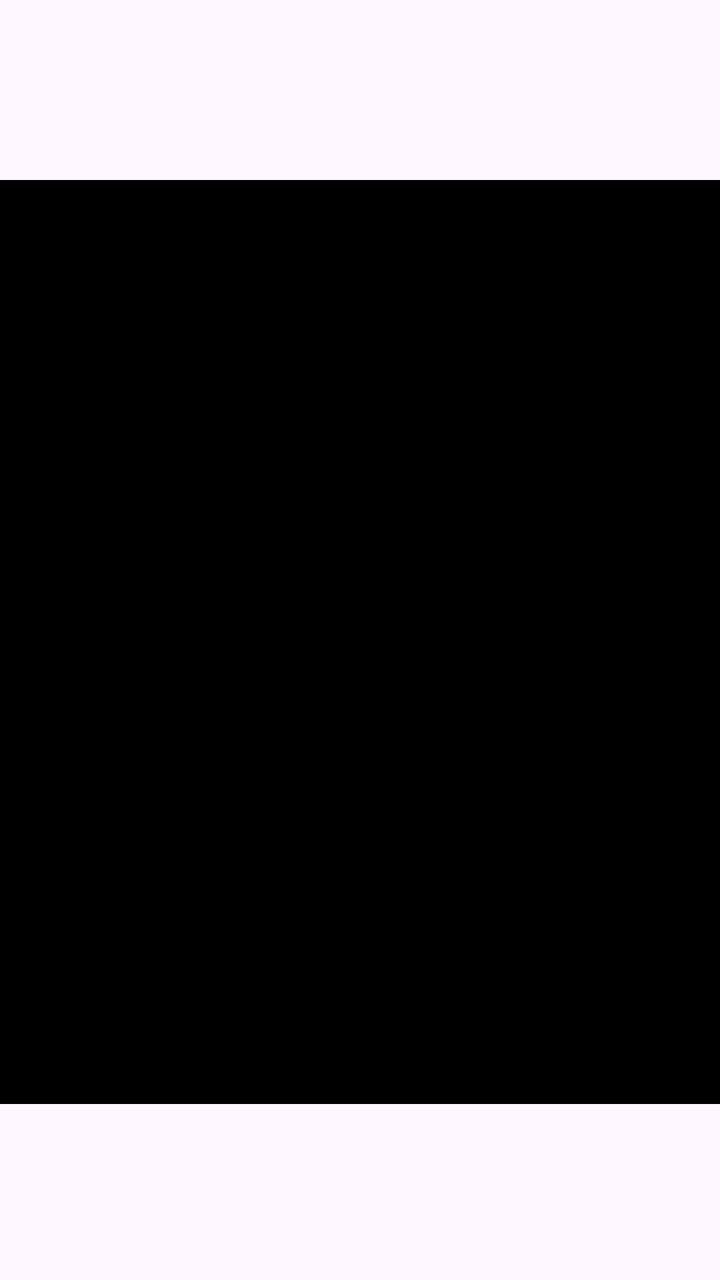
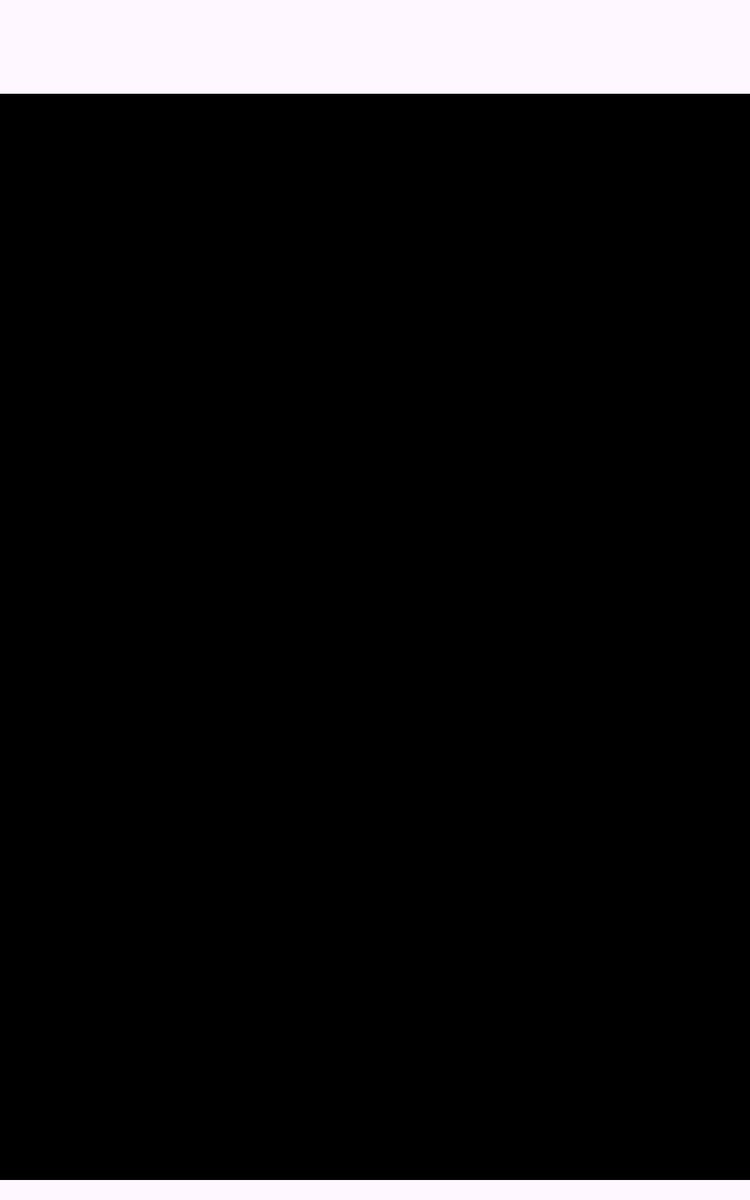

Two renders of one Android screen. The first uses the default layout on a phone; the second uses the alternative layout the repository ships for a different screen configuration, on a matching device. The two XML files are below.
<!-- AndroidManifest.xml: application theme Theme.xTMSAgent -->
<!-- res/layout/activity_main.xml -->
<?xml version="1.0" encoding="utf-8"?>
<androidx.constraintlayout.widget.ConstraintLayout
    xmlns:android="http://schemas.android.com/apk/res/android"
    xmlns:app="http://schemas.android.com/apk/res-auto"
    xmlns:tools="http://schemas.android.com/tools"
    android:layout_width="match_parent"
    android:layout_height="match_parent"
    tools:context=".MainActivity">

    
    <androidx.constraintlayout.widget.ConstraintLayout
        android:id="@+id/recyclerView_logo"
        android:layout_width="0dp"
        android:layout_height="0dp"
        app:layout_constraintDimensionRatio="@string/banner_top_ratio"
        app:layout_constraintTop_toTopOf="parent"
        app:layout_constraintLeft_toLeftOf="parent"
        app:layout_constraintRight_toRightOf="parent">

        <ImageView
            android:id="@+id/imgBrandLogo"
            android:layout_width="0dp"
            android:layout_height="0dp"
            android:paddingTop="@dimen/banner_img_padding_v"
            android:paddingBottom="@dimen/banner_img_padding_v"
            android:paddingLeft="@dimen/banner_img_padding_h"
            android:paddingRight="@dimen/banner_img_padding_h"
            android:scaleType="fitCenter"
            app:layout_constraintTop_toTopOf="parent"
            app:layout_constraintBottom_toBottomOf="parent"
            app:layout_constraintLeft_toLeftOf="parent"
            app:layout_constraintRight_toRightOf="parent" />

        <TextView
            android:id="@+id/txtBrandName"
            android:layout_width="wrap_content"
            android:layout_height="wrap_content"
            android:text=""
            android:textSize="@dimen/brand_name_text_size"
            android:textColor="@color/white"
            android:layout_marginTop="25dp"
            app:layout_constraintTop_toTopOf="parent"
            app:layout_constraintLeft_toLeftOf="parent"
            app:layout_constraintRight_toRightOf="parent"
            tools:textColor="@color/black"/>

    </androidx.constraintlayout.widget.ConstraintLayout>

    
    <androidx.constraintlayout.widget.ConstraintLayout
        android:id="@+id/recyclerView_logo_t"
        android:layout_width="0dp"
        android:layout_height="0dp"
        app:layout_constraintDimensionRatio="@string/banner_bottom_ratio"
        app:layout_constraintBottom_toBottomOf="parent"
        app:layout_constraintLeft_toLeftOf="parent"
        app:layout_constraintRight_toRightOf="parent">

        <ImageView
            android:id="@+id/imgTrailerLogo"
            android:layout_width="0dp"
            android:layout_height="0dp"
            android:paddingTop="@dimen/banner_img_padding_v"
            android:paddingBottom="@dimen/banner_img_padding_v"
            android:paddingLeft="@dimen/banner_img_padding_h"
            android:paddingRight="@dimen/banner_img_padding_h"
            android:scaleType="fitCenter"
            android:onClick="BtnClick"
            app:layout_constraintTop_toTopOf="parent"
            app:layout_constraintBottom_toBottomOf="parent"
            app:layout_constraintLeft_toLeftOf="parent"
            app:layout_constraintRight_toRightOf="parent" />

    </androidx.constraintlayout.widget.ConstraintLayout>

    <LinearLayout
        android:id="@+id/dotsIndicator"
        android:layout_width="wrap_content"
        android:layout_height="16dp"
        android:orientation="horizontal"
        android:gravity="center"
        app:layout_constraintBottom_toTopOf="@+id/recyclerView_logo_t"
        app:layout_constraintStart_toStartOf="parent"
        app:layout_constraintEnd_toEndOf="parent" />

    
    <TextView
        android:id="@+id/tmsNotifStrip"
        android:layout_width="0dp"
        android:layout_height="wrap_content"
        android:paddingTop="7dp"
        android:paddingBottom="7dp"
        android:gravity="center"
        android:textColor="@color/white"
        android:textSize="13sp"
        android:textStyle="bold"
        android:elevation="8dp"
        android:visibility="gone"
        app:layout_constraintBottom_toTopOf="@id/recyclerView_logo_t"
        app:layout_constraintStart_toStartOf="parent"
        app:layout_constraintEnd_toEndOf="parent" />

    <androidx.viewpager2.widget.ViewPager2
        android:id="@+id/viewPagerFuncs"
        android:layout_width="0dp"
        android:layout_height="0dp"
        android:background="@color/black"
        app:layout_constraintTop_toBottomOf="@+id/recyclerView_logo"
        app:layout_constraintBottom_toTopOf="@+id/dotsIndicator"
        app:layout_constraintStart_toStartOf="parent"
        app:layout_constraintEnd_toEndOf="parent" />

</androidx.constraintlayout.widget.ConstraintLayout>
<!-- resources referenced by this layout -->
<resources>
  <color name="black">#FF000000</color>
  <color name="white">#FFFFFFFF</color>
  <dimen name="banner_img_padding_h">15dp</dimen>
  <dimen name="banner_img_padding_v">6dp</dimen>
  <!-- from res/values-sw360dp/ -->
  <dimen name="brand_name_text_size">22sp</dimen>
  <string name="banner_bottom_ratio" translatable="false">5:1</string>
  <string name="banner_top_ratio" translatable="false">4:1</string>
  <style name="Theme.xTMSAgent" parent="Theme.Material3.DayNight.NoActionBar">
          
          <item name="colorPrimary">@color/purple_500</item>
          <item name="colorPrimaryVariant">@color/purple_700</item>
          <item name="colorOnPrimary">@color/white</item>
          
          <item name="colorSecondary">@color/teal_200</item>
          <item name="colorSecondaryVariant">@color/teal_700</item>
          <item name="colorOnSecondary">@color/black</item>
          
          <item name="android:statusBarColor">?attr/colorPrimaryVariant</item>
          
      </style>
  <color name="purple_500">#FF6200EE</color>
  <color name="purple_700">#FF3700B3</color>
  <color name="teal_200">#FF03DAC5</color>
  <color name="teal_700">#FF018786</color>
</resources>
<!-- res/layout-sw480dp/activity_main.xml (the repository's variant of the layout above) -->
<!-- drawn on a 7-inch tablet held upright -->
<?xml version="1.0" encoding="utf-8"?>
<androidx.constraintlayout.widget.ConstraintLayout
    xmlns:android="http://schemas.android.com/apk/res/android"
    xmlns:app="http://schemas.android.com/apk/res-auto"
    xmlns:tools="http://schemas.android.com/tools"
    android:layout_width="match_parent"
    android:layout_height="match_parent"
    tools:context=".MainActivity">

    
    <androidx.constraintlayout.widget.ConstraintLayout
        android:id="@+id/recyclerView_logo"
        android:layout_width="0dp"
        android:layout_height="0dp"
        app:layout_constraintDimensionRatio="@string/banner_top_ratio"
        app:layout_constraintTop_toTopOf="parent"
        app:layout_constraintLeft_toLeftOf="parent"
        app:layout_constraintRight_toRightOf="parent">

        <ImageView
            android:id="@+id/imgBrandLogo"
            android:layout_width="0dp"
            android:layout_height="0dp"
            android:paddingTop="@dimen/banner_img_padding_v"
            android:paddingBottom="@dimen/banner_img_padding_v"
            android:paddingLeft="@dimen/banner_img_padding_h"
            android:paddingRight="4dp"
            android:scaleType="fitCenter"
            app:layout_constraintTop_toTopOf="parent"
            app:layout_constraintBottom_toBottomOf="parent"
            app:layout_constraintLeft_toLeftOf="parent"
            app:layout_constraintRight_toLeftOf="@+id/imgTrailerLogo"
            app:layout_constraintHorizontal_chainStyle="spread"
            app:layout_constraintHorizontal_weight="@integer/banner_brand_weight" />

        <ImageView
            android:id="@+id/imgTrailerLogo"
            android:layout_width="0dp"
            android:layout_height="0dp"
            android:paddingTop="@dimen/banner_img_padding_v"
            android:paddingBottom="@dimen/banner_img_padding_v"
            android:paddingLeft="4dp"
            android:paddingRight="@dimen/banner_img_padding_h"
            android:scaleType="fitCenter"
            android:onClick="BtnClick"
            app:layout_constraintTop_toTopOf="parent"
            app:layout_constraintBottom_toBottomOf="parent"
            app:layout_constraintLeft_toRightOf="@+id/imgBrandLogo"
            app:layout_constraintRight_toRightOf="parent"
            app:layout_constraintHorizontal_weight="@integer/banner_trailer_weight" />

        <TextView
            android:id="@+id/txtBrandName"
            android:layout_width="wrap_content"
            android:layout_height="wrap_content"
            android:text=""
            android:textSize="@dimen/brand_name_text_size"
            android:textColor="@color/white"
            android:layout_marginTop="25dp"
            app:layout_constraintTop_toTopOf="parent"
            app:layout_constraintLeft_toLeftOf="parent"
            app:layout_constraintRight_toRightOf="parent"
            tools:textColor="@color/black"/>

    </androidx.constraintlayout.widget.ConstraintLayout>

    
    <androidx.constraintlayout.widget.ConstraintLayout
        android:id="@+id/recyclerView_logo_t"
        android:layout_width="0dp"
        android:layout_height="0dp"
        android:visibility="gone"
        app:layout_constraintBottom_toBottomOf="parent"
        app:layout_constraintLeft_toLeftOf="parent"
        app:layout_constraintRight_toRightOf="parent" />

    <LinearLayout
        android:id="@+id/dotsIndicator"
        android:layout_width="wrap_content"
        android:layout_height="16dp"
        android:orientation="horizontal"
        android:gravity="center"
        app:layout_constraintBottom_toBottomOf="parent"
        app:layout_constraintStart_toStartOf="parent"
        app:layout_constraintEnd_toEndOf="parent" />

    <TextView
        android:id="@+id/tmsNotifStrip"
        android:layout_width="0dp"
        android:layout_height="wrap_content"
        android:paddingTop="7dp"
        android:paddingBottom="7dp"
        android:paddingLeft="10dp"
        android:paddingRight="10dp"
        android:gravity="center"
        android:textColor="@color/white"
        android:textSize="13sp"
        android:textStyle="bold"
        android:elevation="8dp"
        android:visibility="gone"
        app:layout_constraintBottom_toTopOf="@id/dotsIndicator"
        app:layout_constraintStart_toStartOf="parent"
        app:layout_constraintEnd_toEndOf="parent" />

    <androidx.viewpager2.widget.ViewPager2
        android:id="@+id/viewPagerFuncs"
        android:layout_width="0dp"
        android:layout_height="0dp"
        android:background="@color/black"
        app:layout_constraintTop_toBottomOf="@+id/recyclerView_logo"
        app:layout_constraintBottom_toTopOf="@+id/dotsIndicator"
        app:layout_constraintStart_toStartOf="parent"
        app:layout_constraintEnd_toEndOf="parent" />

</androidx.constraintlayout.widget.ConstraintLayout>
<!-- resources referenced by the variant -->
<!-- as a 7-inch tablet held upright resolves them -->
<resources>
  <color name="black">#FF000000</color>
  <color name="white">#FFFFFFFF</color>
  <!-- from res/values-sw480dp/ -->
  <dimen name="banner_img_padding_h">8dp</dimen>
  <!-- from res/values-sw480dp/ -->
  <dimen name="banner_img_padding_v">2dp</dimen>
  <!-- from res/values-sw480dp/ -->
  <dimen name="brand_name_text_size">24sp</dimen>
  <!-- from res/values-sw480dp/ -->
  <integer name="banner_brand_weight">2</integer>
  <!-- from res/values-sw480dp/ -->
  <integer name="banner_trailer_weight">1</integer>
  <!-- from res/values-sw480dp/ -->
  <string name="banner_top_ratio" translatable="false">8:1</string>
  <style name="Theme.xTMSAgent" parent="Theme.Material3.DayNight.NoActionBar">
          
          <item name="colorPrimary">@color/purple_500</item>
          <item name="colorPrimaryVariant">@color/purple_700</item>
          <item name="colorOnPrimary">@color/white</item>
          
          <item name="colorSecondary">@color/teal_200</item>
          <item name="colorSecondaryVariant">@color/teal_700</item>
          <item name="colorOnSecondary">@color/black</item>
          
          <item name="android:statusBarColor">?attr/colorPrimaryVariant</item>
          
      </style>
  <color name="purple_500">#FF6200EE</color>
  <color name="purple_700">#FF3700B3</color>
  <color name="teal_200">#FF03DAC5</color>
  <color name="teal_700">#FF018786</color>
</resources>
